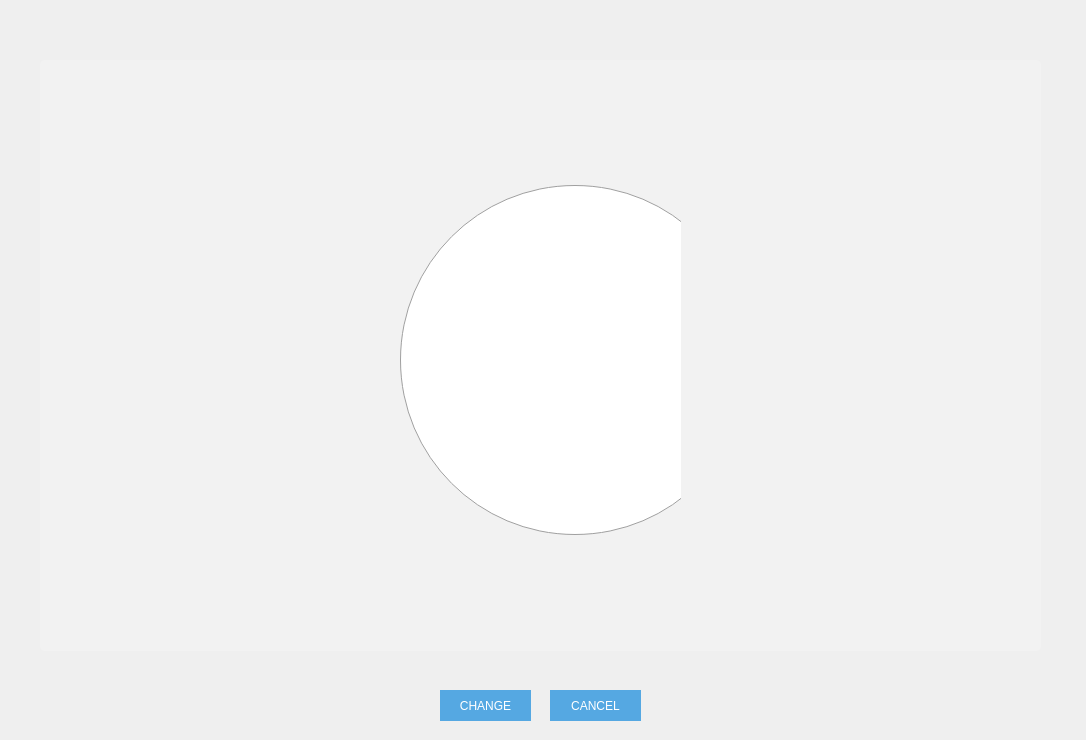
<?xml version="1.0" encoding="UTF-8"?>
<ui version="4.0">
 <class>ChangeTheme</class>
 <widget class="QDialog" name="ChangeTheme">
  <property name="geometry">
   <rect>
    <x>0</x>
    <y>0</y>
    <width>1086</width>
    <height>740</height>
   </rect>
  </property>
  <property name="windowTitle">
   <string>Dialog</string>
  </property>
  <property name="styleSheet">
   <string notr="true">QPushButton:hover{ background-color: rgba(0, 189, 155, 1);}
QPushButton
{
font: 25 11pt &quot;Ubuntu Light&quot;;
color: white;
background-color: rgba(46, 150, 223, 0.8);
border-radius: 24px;
}
#theme2::indicator {
    width: 350px;
    height: 600px;
border-radius:5px;
}

#theme2::indicator::unchecked {
image: url(:/appscreen/Resources/appscreen/2c.jpg);
}
#theme2::indicator:unchecked:hover {
image: url(:/appscreen/Resources/appscreen/2b.jpg);
}

#theme2::indicator::checked {
image: url(:/appscreen/Resources/appscreen/2b.jpg);
}

#theme3::indicator {
    width: 350px;
    height: 600px;
}

#theme3::indicator::unchecked {
image: url(:/appscreen/Resources/appscreen/3c.jpg);
}
#theme3::indicator:unchecked:hover {
image: url(:/appscreen/Resources/appscreen/3b.jpg);
}
#theme3::indicator::checked {
image: url(:/appscreen/Resources/appscreen/3b.jpg);
}

#theme4::indicator {
    width: 350px;
    height: 600px;
}

#theme4::indicator::unchecked {
image: url(:/appscreen/Resources/appscreen/4c.jpg);
}
#theme4::indicator:unchecked:hover {
image: url(:/appscreen/Resources/appscreen/4b.jpg);
}
#theme4::indicator::checked {
image: url(:/appscreen/Resources/appscreen/4b.jpg);
}
</string>
  </property>
  <widget class="QPushButton" name="change">
   <property name="geometry">
    <rect>
     <x>440</x>
     <y>690</y>
     <width>91</width>
     <height>31</height>
    </rect>
   </property>
   <property name="styleSheet">
    <string notr="true"/>
   </property>
   <property name="text">
    <string>CHANGE</string>
   </property>
  </widget>
  <widget class="QPushButton" name="cancel">
   <property name="geometry">
    <rect>
     <x>550</x>
     <y>690</y>
     <width>91</width>
     <height>31</height>
    </rect>
   </property>
   <property name="styleSheet">
    <string notr="true"/>
   </property>
   <property name="text">
    <string>CANCEL</string>
   </property>
  </widget>
  <widget class="QFrame" name="frame">
   <property name="geometry">
    <rect>
     <x>40</x>
     <y>60</y>
     <width>1001</width>
     <height>591</height>
    </rect>
   </property>
   <property name="styleSheet">
    <string notr="true">QFrame
{
background-color:rgba(255,255,255,0.2);
border-radius:5px;
}</string>
   </property>
   <property name="frameShape">
    <enum>QFrame::StyledPanel</enum>
   </property>
   <property name="frameShadow">
    <enum>QFrame::Raised</enum>
   </property>
   <widget class="QRadioButton" name="theme4">
    <property name="geometry">
     <rect>
      <x>360</x>
      <y>40</y>
      <width>281</width>
      <height>521</height>
     </rect>
    </property>
    <property name="text">
     <string/>
    </property>
   </widget>
   <widget class="QRadioButton" name="theme2">
    <property name="geometry">
     <rect>
      <x>670</x>
      <y>40</y>
      <width>281</width>
      <height>521</height>
     </rect>
    </property>
    <property name="text">
     <string/>
    </property>
   </widget>
   <widget class="QRadioButton" name="theme3">
    <property name="geometry">
     <rect>
      <x>50</x>
      <y>40</y>
      <width>281</width>
      <height>521</height>
     </rect>
    </property>
    <property name="styleSheet">
     <string notr="true">background-color:transparent;</string>
    </property>
    <property name="text">
     <string/>
    </property>
   </widget>
  </widget>
 </widget>
 <resources/>
 <connections/>
</ui>
